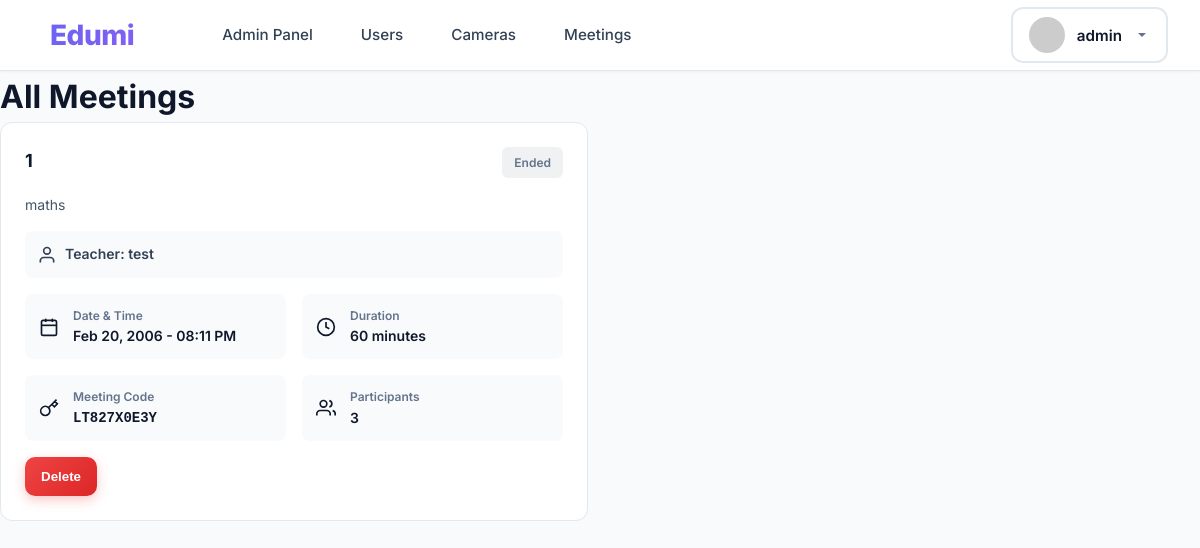
Page /meetings/teacher/ (signed in) on the committed database.
### meetings/models.py (models this page shows, shortened)
class Meeting(models.Model):
    STATUS_CHOICES = [
        ('scheduled', 'Scheduled'),
        ('live', 'Live'),
        ('ended', 'Ended'),
        ('cancelled', 'Cancelled'),
    ]
    title = models.CharField(max_length=200)
    description = models.TextField(blank=True)
    teacher = models.ForeignKey(User, on_delete=models.CASCADE, related_name='hosted_meetings')
    meeting_code = models.CharField(max_length=20, unique=True)
    scheduled_time = models.DateTimeField()
    duration_minutes = models.IntegerField(default=60)
    status = models.CharField(max_length=20, choices=STATUS_CHOICES, default='scheduled')
    max_participants = models.IntegerField(default=100)
    allow_screen_share = models.BooleanField(default=True)
    allow_chat = models.BooleanField(default=True)
    record_meeting = models.BooleanField(default=False)
    created_at = models.DateTimeField(auto_now_add=True)
    updated_at = models.DateTimeField(auto_now=True)
    class Meta:
        ordering = ['-scheduled_time']

### meetings/views.py (the view)
# urls.py: path('teacher/', views.teacher_meetings, name='teacher_meetings'),
@login_required
def teacher_meetings(request):
    if request.user.username == 'Admin' or request.user.is_superuser:
        meetings = Meeting.objects.all()
    elif hasattr(request.user, 'userprofile') and request.user.userprofile.user_type == 'teacher':
        meetings = Meeting.objects.filter(teacher=request.user)
    else:
        return redirect('login')
    return render(request, 'meetings/teacher_meetings.html', {
        'meetings': meetings,
        'is_admin': request.user.username == 'Admin' or request.user.is_superuser
    })

### templates/meetings/teacher_meetings.html (shortened to what this page needs)
{% extends 'base.html' %}
{% load static %}
{% block content %}
<div class="admin-container">
    <div class="admin-header">
        <h1>{% if is_admin %}All Meetings{% else %}My Meetings{% endif %}</h1>
    </div>
    {% if meetings %}
    <div class="meetings-list">
        {% for meeting in meetings %}
        <div class="meeting-card status-{{ meeting.status }}">
            <div class="meeting-header-info">
                <h3>{{ meeting.title }}</h3>
                <span class="meeting-status status-{{ meeting.status }}">{{ meeting.get_status_display }}</span>
            </div>
            <p class="meeting-description">{{ meeting.description|default:"No description" }}</p>
            {% if is_admin %}
            <div class="meeting-teacher-info">
                <span class="icon"><svg xmlns="http://www.w3.org/2000/svg" viewBox="0 0 24 24" fill="none" stroke="currentColor" stroke-width="2"><path d="M20 21v-2a4 4 0 0 0-4-4H8a4 4 0 0 0-4 4v2"></path><circle cx="12" cy="7" r="4"></circle></svg></span>
                <span>Teacher: {{ meeting.teacher.username }}</span>
            </div>
            {% endif %}
            <div class="meeting-details-grid">
                <div class="detail-item-small">
                    <span class="icon"><svg xmlns="http://www.w3.org/2000/svg" viewBox="0 0 24 24" fill="none" stroke="currentColor" stroke-width="2"><rect x="3" y="4" width="18" height="18" rx="2" ry="2"></rect><line x1="16" y1="2" x2="16" y2="6"></line><line x1="8" y1="2" x2="8" y2="6"></line><line x1="3" y1="10" x2="21" y2="10"></line></svg></span>
                    <div>
                        <p class="label">Date & Time</p>
                        <p class="value">{{ meeting.scheduled_time|date:"M d, Y - h:i A" }}</p>
                    </div>
                </div>
                <div class="detail-item-small">
                    <span class="icon"><svg xmlns="http://www.w3.org/2000/svg" viewBox="0 0 24 24" fill="none" stroke="currentColor" stroke-width="2"><circle cx="12" cy="12" r="10"></circle><polyline points="12 6 12 12 16 14"></polyline></svg></span>
                    <div>
                        <p class="label">Duration</p>
                        <p class="value">{{ meeting.duration_minutes }} minutes</p>
                    </div>
                </div>
                <div class="detail-item-small">
                    <span class="icon"><svg xmlns="http://www.w3.org/2000/svg" viewBox="0 0 24 24" fill="none" stroke="currentColor" stroke-width="2"><path d="M21 2l-2 2m-7.61 7.61a5.5 5.5 0 1 1-7.778 7.778 5.5 5.5 0 0 1 7.777-7.777zm0 0L15.5 7.5m0 0l3 3L22 7l-3-3m-3.5 3.5L19 4"></path></svg></span>
                    <div>
                        <p class="label">Meeting Code</p>
                        <p class="value code">{{ meeting.meeting_code }}</p>
                    </div>
                </div>
                <div class="detail-item-small">
                    <span class="icon"><svg xmlns="http://www.w3.org/2000/svg" viewBox="0 0 24 24" fill="none" stroke="currentColor" stroke-width="2"><path d="M17 21v-2a4 4 0 0 0-4-4H5a4 4 0 0 0-4 4v2"></path><circle cx="9" cy="7" r="4"></circle><path d="M23 21v-2a4 4 0 0 0-3-3.87"></path><path d="M16 3.13a4 4 0 0 1 0 7.75"></path></svg></span>
                    <div>
                        <p class="label">Participants</p>
                        <p class="value">{{ meeting.participants.count }}</p>
                    </div>
                </div>
            </div>
            <div class="meeting-actions">
                {% if is_admin %}
                    <button onclick="deleteMeeting({{ meeting.id }})" class="btn-delete">Delete</button>
                {% endif %}
            </div>
        </div>
        {% endfor %}
    </div>
    {% endif %}
</div>
{% endblock %}

### templates/base.html (shortened to what this page needs)
<!DOCTYPE html>
<html lang="en">
<head>
    {% load static %}
    <link rel="stylesheet" href="{% static 'css/main.css' %}">
</head>
<body>
    <nav>
        <div class="nav-container">
            {% if user.is_authenticated %}
            <div class="nav-left">
                <a href="{% url 'home' %}" class="nav-brand">Edumi</a>
                {% if user.username == 'Admin' or user.is_superuser %}
                <a href="{% url 'admin_panel' %}">Admin Panel</a>
                <a href="{% url 'user_management' %}">Users</a>
                <a href="{% url 'admin_dashboard' %}">Cameras</a>
                <a href="{% url 'teacher_meetings' %}">Meetings</a>
                {% elif user.userprofile.user_type == 'teacher' %}
                <a href="{% url 'teacher_dashboard' %}">Dashboard</a>
                <a href="{% url 'admin_dashboard' %}">Cameras</a>
                <a href="{% url 'teacher_meetings' %}">Meetings</a>
                <a href="{% url 'create_meeting' %}">+ New Meeting</a>
                {% elif user.userprofile.user_type == 'student' %}
                <a href="{% url 'student_dashboard' %}">Dashboard</a>
                <a href="{% url 'live_monitor' %}">Live Cameras</a>
                <a href="{% url 'student_meetings' %}">Meetings</a>
                {% endif %}
            </div>
            <div class="nav-right">
                <div class="nav-profile-dropdown">
                    <button class="nav-profile-btn" onclick="toggleProfileDropdown()">
                        <div class="profile-avatar-small">
                            <img src="https://ui-avatars.com/api/?name={{ user.username }}&background=6366f1&color=fff&size=40"
                                alt="{{ user.username }}">
                        </div>
                        <span class="profile-name">{{ user.username }}</span>
                        <svg class="dropdown-arrow" width="16" height="16" viewBox="0 0 16 16" fill="currentColor">
                            <path d="M4 6l4 4 4-4z" />
                        </svg>
                    </button>
                </div>
            </div>
            {% endif %}
        </div>
    </nav>
    {% block content %}{% endblock %}
</body>
</html>

### static/css/base.css (style rules this page uses)
* { margin: 0; padding: 0; box-sizing: border-box; }
:root { --primary: #6366f1; --primary-dark: #4f46e5; --primary-light: #818cf8; --secondary: #8b5cf6; --success: #10b981; --danger: #ef4444; --warning: #f59e0b; --dark: #0f172a; --gray-50: #f8fafc; --gray-100: #f1f5f9; --gray-200: #e2e8f0; --gray-300: #cbd5e1; --gray-400: #94a3b8; --gray-500: #64748b; --gray-600: #475569; --gray-700: #334155; --gray-800: #1e293b; --gray-900: #0f172a; --white: #ffffff; --radius: 12px; --shadow-sm: 0 1px 2px 0 rgb(0 0 0 / 0.05); --shadow: 0 4px 6px -1px rgb(0 0 0 / 0.1); --shadow-lg: 0 10px 15px -3px rgb(0 0 0 / 0.1); --shadow-xl: 0 20px 25px -5px rgb(0 0 0 / 0.1); }
body { font-family: 'Inter', -apple-system, BlinkMacSystemFont, 'Segoe UI', Roboto, sans-serif; background: var(--gray-50); color: var(--gray-900); line-height: 1.6; min-height: 100vh; }
.icon { display: inline-flex; align-items: center; justify-content: center; width: 20px; height: 20px; }
.icon svg { width: 100%; height: 100%; }

### static/css/navigation.css (style rules this page uses)
nav { background: var(--white); border-bottom: 1px solid var(--gray-200); position: sticky; top: 0; z-index: 1000; backdrop-filter: blur(8px); background: rgba(255, 255, 255, 0.95); box-shadow: 0 1px 3px rgba(0, 0, 0, 0.05); }
.nav-container { max-width: 1400px; margin: 0 auto; padding: 0 2rem; display: flex; justify-content: space-between; align-items: center; height: 70px; }
.nav-left, .nav-right { display: flex; align-items: center; gap: 0.75rem; }
.nav-brand { font-size: 1.75rem; font-weight: 800; background: linear-gradient(135deg, var(--primary) 0%, var(--secondary) 100%); -webkit-background-clip: text; -webkit-text-fill-color: transparent; background-clip: text; text-decoration: none; margin-right: 2.5rem; letter-spacing: -0.5px; }
nav a { color: var(--gray-700); text-decoration: none; font-weight: 500; font-size: 0.95rem; padding: 0.625rem 1.125rem; border-radius: 8px; transition: all 0.2s; display: inline-flex; align-items: center; gap: 0.5rem; }
.nav-profile-dropdown { position: relative; }
.nav-profile-btn { display: flex; align-items: center; gap: 0.75rem; background: var(--white); border: 2px solid var(--gray-200); padding: 0.5rem 1rem; border-radius: 12px; cursor: pointer; transition: all 0.2s; font-family: inherit; }
.profile-avatar-small { width: 36px; height: 36px; border-radius: 50%; overflow: hidden; flex-shrink: 0; }
.profile-avatar-small img { width: 100%; height: 100%; object-fit: cover; }
.profile-name { font-weight: 600; color: var(--gray-900); font-size: 0.95rem; }
.dropdown-arrow { color: var(--gray-500); transition: transform 0.2s; }

### rows in the picture
Meeting: title "1", status "Ended", description "maths", teacher.username "test", scheduled_time "Feb 20, 2006 - 08:11 PM", duration_minutes "60", meeting_code "LT827X0E3Y", participants.count "3"

### other values in the picture
{{ user.username }} "admin"
